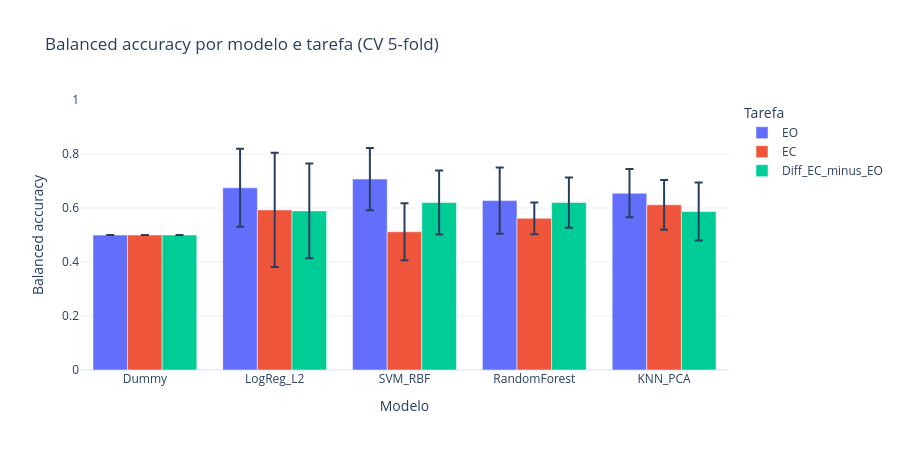

The notebook cell saved with this chart:
### Code cell
fig = px.bar(
    df_results,
    x="model",
    y="balanced_accuracy_mean",
    error_y="balanced_accuracy_std",
    color="task",
    barmode="group",
    title="Balanced accuracy por modelo e tarefa (CV 5-fold)",
    labels={
        "balanced_accuracy_mean": "Balanced accuracy",
        "model": "Modelo",
        "task": "Tarefa",
    },
)
fig.update_layout(yaxis_range=[0, 1], template="plotly_white", height=450)
fig.show()

### Figure 1 — Plotly figure (JSON) as saved in the notebook; plotly's stock layout.template omitted (floating-point values rounded to 4 significant figures)
{"data": [{"alignmentgroup": "True", "error_y": {"array": [0.0, 0.1444, 0.1155, 0.1226, 0.08948]}, "hovertemplate": "Tarefa=EO<br>Modelo=%{x}<br>Balanced accuracy=%{y}<extra></extra>", "legendgroup": "EO", "marker": {"color": "#636efa", "pattern": {"shape": ""}}, "name": "EO", "offsetgroup": "EO", "orientation": "v", "showlegend": true, "textposition": "auto", "type": "bar", "x": ["Dummy", "LogReg_L2", "SVM_RBF", "RandomForest", "KNN_PCA"], "xaxis": "x", "y": [0.5, 0.675, 0.7071, 0.6274, 0.6548], "yaxis": "y"}, {"alignmentgroup": "True", "error_y": {"array": [0.0, 0.2117, 0.1056, 0.05888, 0.09201]}, "hovertemplate": "Tarefa=EC<br>Modelo=%{x}<br>Balanced accuracy=%{y}<extra></extra>", "legendgroup": "EC", "marker": {"color": "#EF553B", "pattern": {"shape": ""}}, "name": "EC", "offsetgroup": "EC", "orientation": "v", "showlegend": true, "textposition": "auto", "type": "bar", "x": ["Dummy", "LogReg_L2", "SVM_RBF", "RandomForest", "KNN_PCA"], "xaxis": "x", "y": [0.5, 0.5929, 0.5119, 0.5619, 0.6119], "yaxis": "y"}, {"alignmentgroup": "True", "error_y": {"array": [0.0, 0.1757, 0.1188, 0.09316, 0.1072]}, "hovertemplate": "Tarefa=Diff_EC_minus_EO<br>Modelo=%{x}<br>Balanced accuracy=%{y}<extra></extra>", "legendgroup": "Diff_EC_minus_EO", "marker": {"color": "#00cc96", "pattern": {"shape": ""}}, "name": "Diff_EC_minus_EO", "offsetgroup": "Diff_EC_minus_EO", "orientation": "v", "showlegend": true, "textposition": "auto", "type": "bar", "x": ["Dummy", "LogReg_L2", "SVM_RBF", "RandomForest", "KNN_PCA"], "xaxis": "x", "y": [0.5, 0.5893, 0.6202, 0.6202, 0.5869], "yaxis": "y"}], "layout": {"barmode": "group", "height": 450, "legend": {"title": {"text": "Tarefa"}, "tracegroupgap": 0}, "title": {"text": "Balanced accuracy por modelo e tarefa (CV 5-fold)"}, "xaxis": {"anchor": "y", "domain": [0, 1], "title": {"text": "Modelo"}}, "yaxis": {"anchor": "x", "domain": [0, 1], "range": [0, 1], "title": {"text": "Balanced accuracy"}}}}
